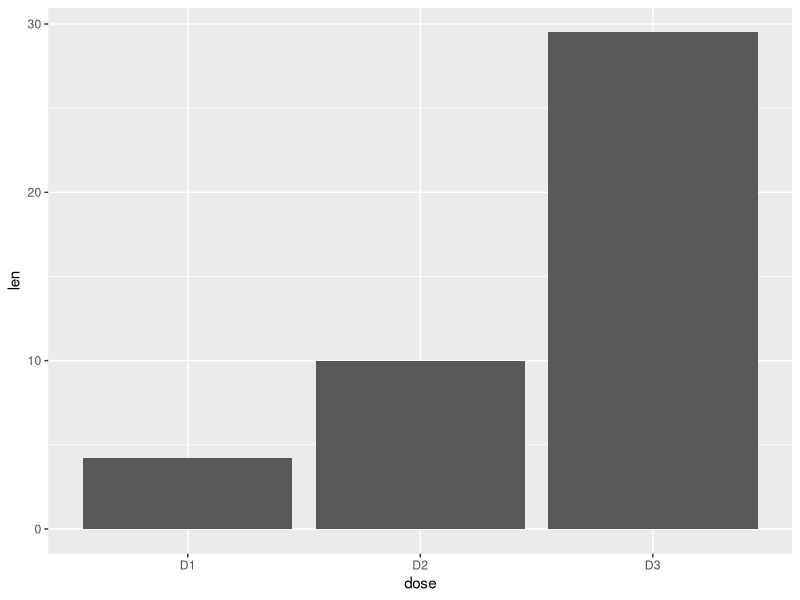
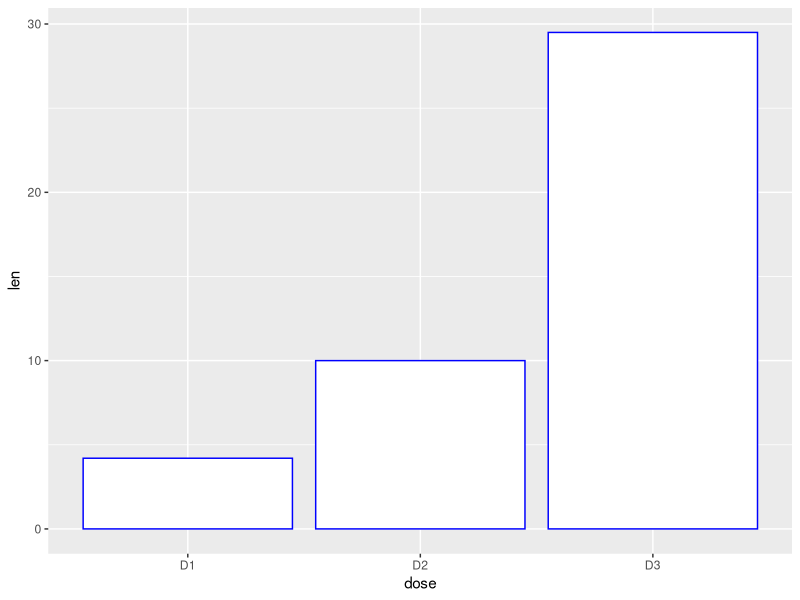
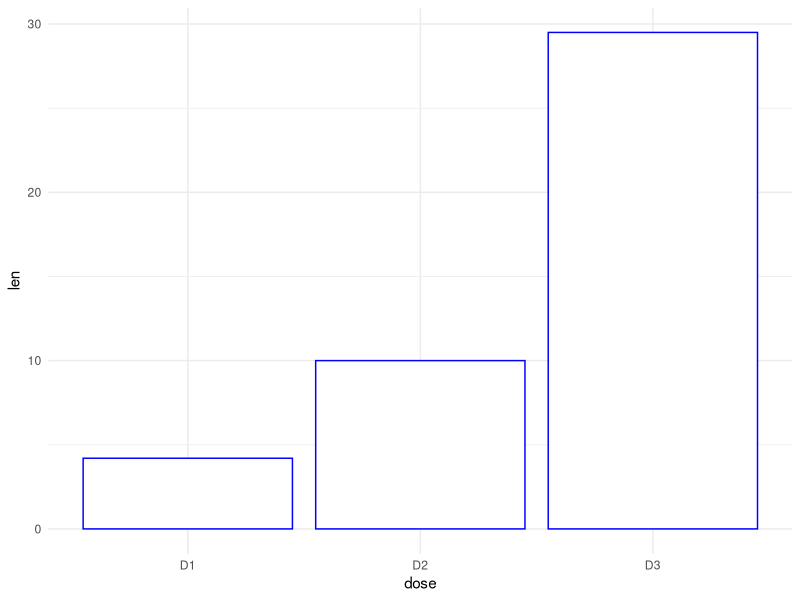
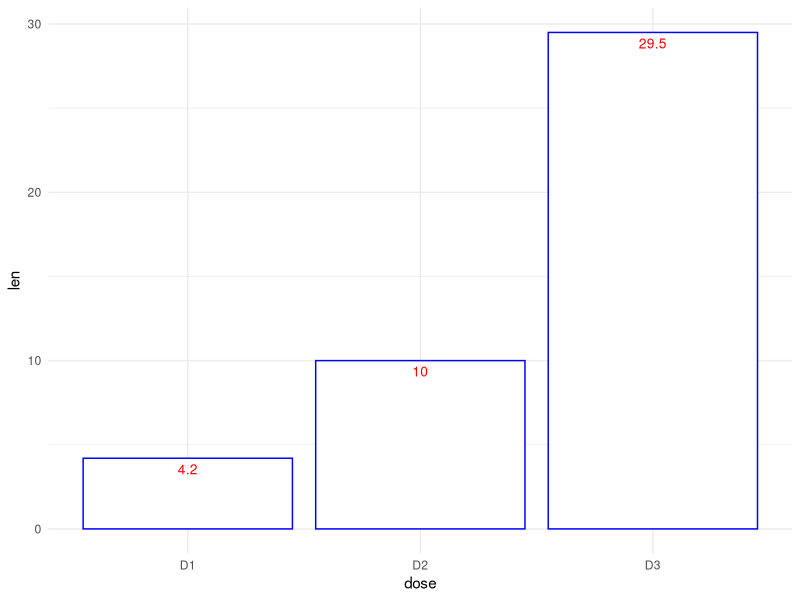
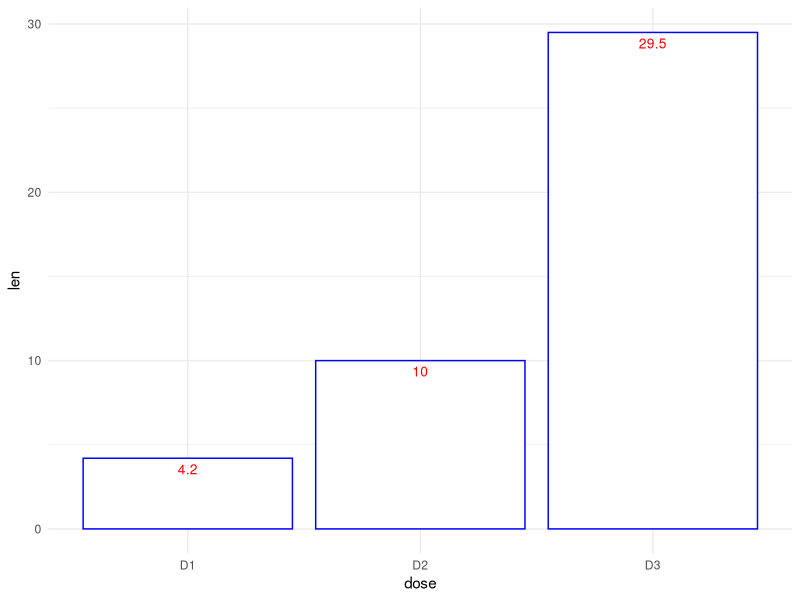
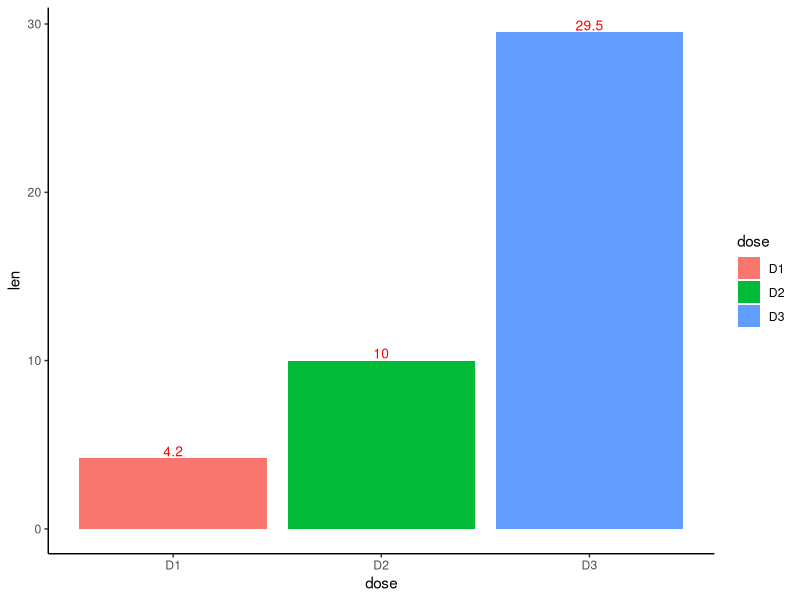
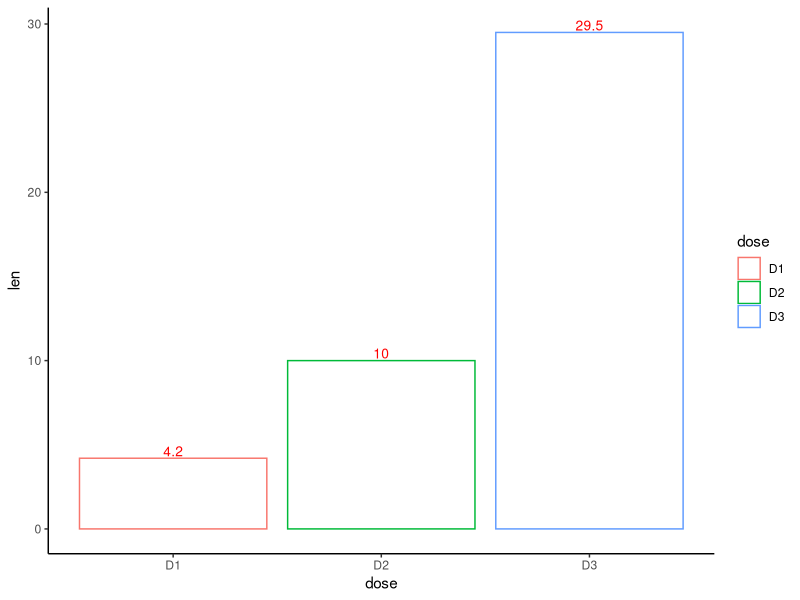
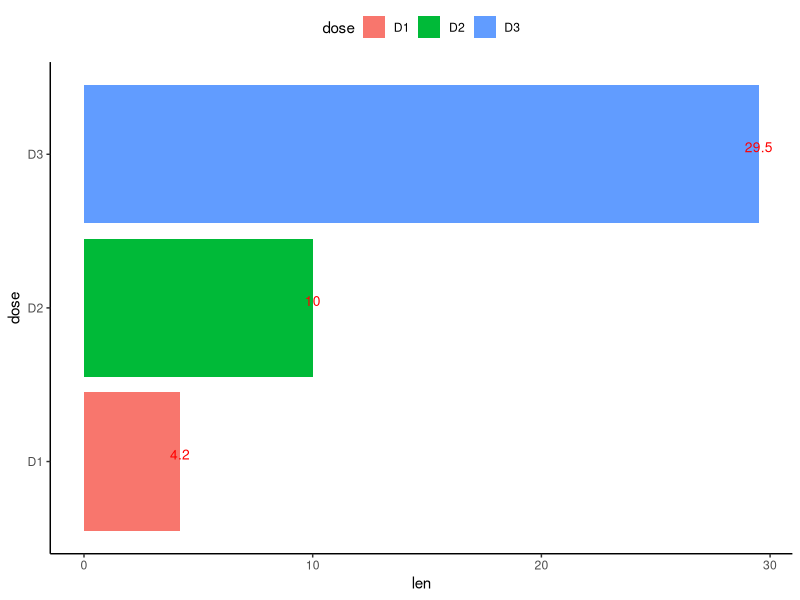

The R script that drew these images, in order: (Note: this script raises an error after producing the figures.)
#ggPlot

library('dplyr')
library(ggplot2)

df <- data.frame(dose=c("D1", "D2", "D3"),
                 len=c(4.2, 10, 29.5))
df

#Bar Plot########
#Basic barplot
?ggplot
?geom_bar

#simple bar plotting
ggplot(data=df, aes(x=dose, y=len)) + geom_bar(stat="identity")

#filling color and border
ggplot(data=df, aes(x=dose, y=len)) + geom_bar(stat="identity", color='blue', fill='white')

#theme change-background
ggplot(data=df, aes(x=dose, y=len)) + geom_bar(stat="identity", color='blue', fill='white') + theme_minimal()

# adding details to bars (inside)
ggplot(data=df, aes(x=dose, y=len)) + geom_bar(stat="identity", color='blue', fill='white') + geom_text(aes(label=len), vjust= 1.6, color='red', size=3.5) + theme_minimal()

# adding details to bars (outside)
ggplot(data=df, aes(x=dose, y=len)) + geom_bar(stat="identity", color='blue', fill='white') + geom_text(aes(label=len), vjust= 1.6, color='red', size=3.5) + theme_minimal()

#change colors of bars-fill
ggplot(data=df, aes(x=dose, y=len, fill=dose)) + geom_bar(stat="identity") + geom_text(aes(label=len), vjust= -0.2, color='red', size=3.5) + theme_classic()

#changing colors of bars-borders
ggplot(data=df, aes(x=dose, y=len, color=dose)) + geom_bar(stat="identity", fill='white') + geom_text(aes(label=len), vjust= -0.2, color='red', size=3.5) + theme_classic()

# adding legends to graph
p= ggplot(data=df, aes(x=dose, y=len, fill=dose)) + geom_bar(stat="identity") + geom_text(aes(label=len), vjust= -0.2, color='red', size=3.5) + theme_classic() + theme(legend.position="top")

# Horizontal bar plot (need to save plot in an element first)
p + coord_flip()

#Pie Chart#######
#Pie Chart
p + coord_polar("y", start=0)
p + coord_polar("y", start=0, clip='on')
p + coord_polar("y", start=0)
?coord_cartesian
?coord_polar

#Box Plot####
#creating a data frame to plot it
df=mtcars
catcols = c('cyl', 'vs', 'am', 'gear', 'carb')
df[,catcols] = lapply(df[,catcols], as.factor)
catcols
df[,catcols]
sapply(df, class)

# simple boxplot
ggplot(df, aes(x='',y=mpg)) + geom_boxplot()

#grouping by cyl, plotting it
ggplot(df, aes(x=cyl, y=mpg, group=cyl)) + geom_boxplot()

#diving the no. of cars based on gear, boxplotting mpg based on no. of cyls
ggplot(df, aes(x=cyl, y=mpg, fill=factor(cyl))) + geom_boxplot() + facet_grid(~ gear)
?facet_grid

(p =ggplot(df, aes(x=factor(gear), y=mpg)) + geom_boxplot())
p + stat_summary(fun.y = 'mean', geom='point', size=5, shape=23, fill='blue') 
p + stat_bin(fun.y = 'mean', geom='point', size=5, shape=23, fill='blue') 


?stat_summary
